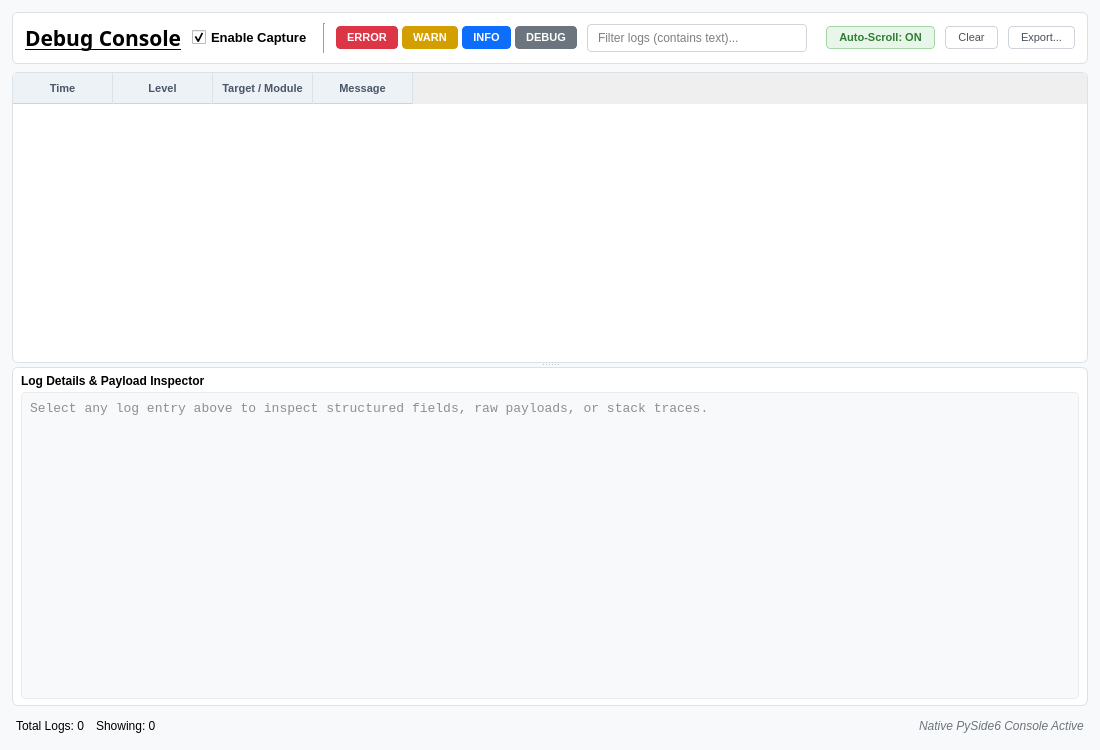
<?xml version="1.0" encoding="UTF-8"?>
<ui version="4.0">
 <class>DebugConsoleForm</class>
 <widget class="QWidget" name="DebugConsoleForm">
  <property name="geometry">
   <rect>
    <x>0</x>
    <y>0</y>
    <width>1100</width>
    <height>750</height>
   </rect>
  </property>
  <property name="windowTitle">
   <string>Debug Console</string>
  </property>
  <property name="styleSheet">
   <string notr="true">
    QWidget#DebugConsoleForm {
      background-color: #F8F9FA;
    }
   </string>
  </property>
  <layout class="QVBoxLayout" name="mainVerticalLayout">
   <property name="spacing">
    <number>8</number>
   </property>
   <property name="leftMargin">
    <number>12</number>
   </property>
   <property name="topMargin">
    <number>12</number>
   </property>
   <property name="rightMargin">
    <number>12</number>
   </property>
   <property name="bottomMargin">
    <number>12</number>
   </property>
   <item>
    <widget class="QFrame" name="frameHeader">
     <property name="styleSheet">
      <string notr="true">
       QFrame#frameHeader {
         background-color: #FFFFFF;
         border: 1px solid #DCE1E7;
         border-radius: 6px;
         padding: 4px;
       }
      </string>
     </property>
     <property name="frameShape">
      <enum>QFrame::Shape::StyledPanel</enum>
     </property>
     <property name="frameShadow">
      <enum>QFrame::Shadow::Raised</enum>
     </property>
     <layout class="QHBoxLayout" name="layoutHeader">
      <property name="spacing">
       <number>10</number>
      </property>
      <property name="leftMargin">
       <number>8</number>
      </property>
      <property name="topMargin">
       <number>6</number>
      </property>
      <property name="rightMargin">
       <number>8</number>
      </property>
      <property name="bottomMargin">
       <number>6</number>
      </property>
      <item>
       <widget class="QLabel" name="lblTitle">
        <property name="font">
         <font>
          <family>DS-Digital</family>
          <pointsize>16</pointsize>
          <bold>true</bold>
          <underline>true</underline>
         </font>
        </property>
        <property name="text">
         <string>Debug Console</string>
        </property>
       </widget>
      </item>
      <item>
       <widget class="QCheckBox" name="chkEnableCapture">
        <property name="font">
         <font>
          <family>Segoe UI</family>
          <pointsize>10</pointsize>
          <bold>true</bold>
         </font>
        </property>
        <property name="text">
         <string>Enable Capture</string>
        </property>
        <property name="checked">
         <bool>true</bool>
        </property>
       </widget>
      </item>
      <item>
       <widget class="Line" name="lineSep1">
        <property name="orientation">
         <enum>Qt::Orientation::Vertical</enum>
        </property>
       </widget>
      </item>
      <item>
       <layout class="QHBoxLayout" name="layoutFilters">
        <property name="spacing">
         <number>4</number>
        </property>
        <item>
         <widget class="QPushButton" name="btnFilterError">
          <property name="styleSheet">
           <string notr="true">
            QPushButton {
              background-color: #F8F9FA;
              color: #DC3545;
              font-weight: bold;
              border: 1px solid #DC3545;
              border-radius: 4px;
              padding: 4px 10px;
              font-size: 11px;
            }
            QPushButton:checked {
              background-color: #DC3545;
              color: #FFFFFF;
            }
           </string>
          </property>
          <property name="text">
           <string>ERROR</string>
          </property>
          <property name="checkable">
           <bool>true</bool>
          </property>
          <property name="checked">
           <bool>true</bool>
          </property>
         </widget>
        </item>
        <item>
         <widget class="QPushButton" name="btnFilterWarn">
          <property name="styleSheet">
           <string notr="true">
            QPushButton {
              background-color: #F8F9FA;
              color: #D39E00;
              font-weight: bold;
              border: 1px solid #D39E00;
              border-radius: 4px;
              padding: 4px 10px;
              font-size: 11px;
            }
            QPushButton:checked {
              background-color: #D39E00;
              color: #FFFFFF;
            }
           </string>
          </property>
          <property name="text">
           <string>WARN</string>
          </property>
          <property name="checkable">
           <bool>true</bool>
          </property>
          <property name="checked">
           <bool>true</bool>
          </property>
         </widget>
        </item>
        <item>
         <widget class="QPushButton" name="btnFilterInfo">
          <property name="styleSheet">
           <string notr="true">
            QPushButton {
              background-color: #F8F9FA;
              color: #0D6EFD;
              font-weight: bold;
              border: 1px solid #0D6EFD;
              border-radius: 4px;
              padding: 4px 10px;
              font-size: 11px;
            }
            QPushButton:checked {
              background-color: #0D6EFD;
              color: #FFFFFF;
            }
           </string>
          </property>
          <property name="text">
           <string>INFO</string>
          </property>
          <property name="checkable">
           <bool>true</bool>
          </property>
          <property name="checked">
           <bool>true</bool>
          </property>
         </widget>
        </item>
        <item>
         <widget class="QPushButton" name="btnFilterDebug">
          <property name="styleSheet">
           <string notr="true">
            QPushButton {
              background-color: #F8F9FA;
              color: #6C757D;
              font-weight: bold;
              border: 1px solid #6C757D;
              border-radius: 4px;
              padding: 4px 10px;
              font-size: 11px;
            }
            QPushButton:checked {
              background-color: #6C757D;
              color: #FFFFFF;
            }
           </string>
          </property>
          <property name="text">
           <string>DEBUG</string>
          </property>
          <property name="checkable">
           <bool>true</bool>
          </property>
          <property name="checked">
           <bool>true</bool>
          </property>
         </widget>
        </item>
       </layout>
      </item>
      <item>
       <widget class="QLineEdit" name="editSearch">
        <property name="minimumSize">
         <size>
          <width>220</width>
          <height>28</height>
         </size>
        </property>
        <property name="styleSheet">
         <string notr="true">
          QLineEdit {
            border: 1px solid #CED4DA;
            border-radius: 4px;
            padding: 2px 8px;
            font-size: 12px;
            background: #FFFFFF;
          }
          QLineEdit:focus {
            border-color: #86B7FE;
          }
         </string>
        </property>
        <property name="placeholderText">
         <string>Filter logs (contains text)...</string>
        </property>
        <property name="clearButtonEnabled">
         <bool>true</bool>
        </property>
       </widget>
      </item>
      <item>
       <spacer name="spacerHeader">
        <property name="orientation">
         <enum>Qt::Orientation::Horizontal</enum>
        </property>
        <property name="sizeHint" stdset="0">
         <size>
          <width>20</width>
          <height>20</height>
         </size>
        </property>
       </spacer>
      </item>
      <item>
       <widget class="QPushButton" name="btnAutoScroll">
        <property name="styleSheet">
         <string notr="true">
          QPushButton {
            background-color: #E8F5E9;
            color: #2E7D32;
            font-weight: bold;
            border: 1px solid #A5D6A7;
            border-radius: 4px;
            padding: 4px 12px;
            font-size: 11px;
          }
          QPushButton:!checked {
            background-color: #F8F9FA;
            color: #6C757D;
            border-color: #CED4DA;
          }
         </string>
        </property>
        <property name="text">
         <string>Auto-Scroll: ON</string>
        </property>
        <property name="checkable">
         <bool>true</bool>
        </property>
        <property name="checked">
         <bool>true</bool>
        </property>
       </widget>
      </item>
      <item>
       <widget class="QPushButton" name="btnClear">
        <property name="styleSheet">
         <string notr="true">
          QPushButton {
            background-color: #FFFFFF;
            color: #495057;
            border: 1px solid #CED4DA;
            border-radius: 4px;
            padding: 4px 12px;
            font-size: 11px;
          }
          QPushButton:hover {
            background-color: #F1F3F5;
            color: #DC3545;
            border-color: #DC3545;
          }
         </string>
        </property>
        <property name="text">
         <string>Clear</string>
        </property>
       </widget>
      </item>
      <item>
       <widget class="QPushButton" name="btnExport">
        <property name="styleSheet">
         <string notr="true">
          QPushButton {
            background-color: #FFFFFF;
            color: #495057;
            border: 1px solid #CED4DA;
            border-radius: 4px;
            padding: 4px 12px;
            font-size: 11px;
          }
          QPushButton:hover {
            background-color: #E7F1FF;
            color: #0D6EFD;
            border-color: #0D6EFD;
          }
         </string>
        </property>
        <property name="text">
         <string>Export...</string>
        </property>
       </widget>
      </item>
     </layout>
    </widget>
   </item>
   <item>
    <widget class="QSplitter" name="splitterConsole">
     <property name="orientation">
      <enum>Qt::Orientation::Vertical</enum>
     </property>
     <property name="childrenCollapsible">
      <bool>false</bool>
     </property>
     <widget class="QTableWidget" name="tableLogs">
      <property name="font">
       <font>
        <family>Consolas</family>
        <pointsize>10</pointsize>
       </font>
      </property>
      <property name="styleSheet">
       <string notr="true">
        QTableWidget {
          background-color: #FFFFFF;
          alternate-background-color: #F8F9FA;
          border: 1px solid #DCE1E7;
          border-radius: 6px;
        }
        QHeaderView::section {
          background-color: #EDF2F7;
          color: #4A5568;
          font-family: 'Segoe UI', sans-serif;
          font-weight: 600;
          font-size: 11px;
          padding: 6px 8px;
          border: none;
          border-right: 1px solid #DCE1E7;
          border-bottom: 1px solid #CBD5E0;
        }
        QTableWidget::item:selected {
          background-color: #CCE8FF;
          color: #000000;
        }
       </string>
      </property>
      <property name="editTriggers">
       <set>QAbstractItemView::EditTrigger::NoEditTriggers</set>
      </property>
      <property name="alternatingRowColors">
       <bool>true</bool>
      </property>
      <property name="selectionMode">
       <enum>QAbstractItemView::SelectionMode::SingleSelection</enum>
      </property>
      <property name="selectionBehavior">
       <enum>QAbstractItemView::SelectionBehavior::SelectRows</enum>
      </property>
      <property name="showGrid">
       <bool>false</bool>
      </property>
      <property name="sortingEnabled">
       <bool>false</bool>
      </property>
      <column>
       <property name="text">
        <string>Time</string>
       </property>
      </column>
      <column>
       <property name="text">
        <string>Level</string>
       </property>
      </column>
      <column>
       <property name="text">
        <string>Target / Module</string>
       </property>
      </column>
      <column>
       <property name="text">
        <string>Message</string>
       </property>
      </column>
     </widget>
     <widget class="QFrame" name="frameDetail">
      <property name="styleSheet">
       <string notr="true">
        QFrame#frameDetail {
          background-color: #FFFFFF;
          border: 1px solid #DCE1E7;
          border-radius: 6px;
        }
       </string>
      </property>
      <property name="frameShape">
       <enum>QFrame::Shape::StyledPanel</enum>
      </property>
      <property name="frameShadow">
       <enum>QFrame::Shadow::Raised</enum>
      </property>
      <layout class="QVBoxLayout" name="layoutDetail">
       <property name="spacing">
        <number>4</number>
       </property>
       <property name="leftMargin">
        <number>8</number>
       </property>
       <property name="topMargin">
        <number>6</number>
       </property>
       <property name="rightMargin">
        <number>8</number>
       </property>
       <property name="bottomMargin">
        <number>6</number>
       </property>
       <item>
        <widget class="QLabel" name="lblDetailHeader">
         <property name="font">
          <font>
           <family>Segoe UI</family>
           <pointsize>9</pointsize>
           <bold>true</bold>
          </font>
         </property>
         <property name="text">
          <string>Log Details &amp; Payload Inspector</string>
         </property>
        </widget>
       </item>
       <item>
        <widget class="QPlainTextEdit" name="textLogDetail">
         <property name="font">
          <font>
           <family>Consolas</family>
           <pointsize>10</pointsize>
          </font>
         </property>
         <property name="styleSheet">
          <string notr="true">
           QPlainTextEdit {
             background-color: #F8F9FA;
             color: #212529;
             border: 1px solid #E9ECEF;
             border-radius: 4px;
             padding: 4px;
           }
          </string>
         </property>
         <property name="readOnly">
          <bool>true</bool>
         </property>
         <property name="placeholderText">
          <string>Select any log entry above to inspect structured fields, raw payloads, or stack traces.</string>
         </property>
        </widget>
       </item>
      </layout>
     </widget>
    </widget>
   </item>
   <item>
    <widget class="QFrame" name="frameStatusBar">
     <property name="maximumSize">
      <size>
       <width>16777215</width>
       <height>28</height>
      </size>
     </property>
     <layout class="QHBoxLayout" name="layoutStatus">
      <property name="spacing">
       <number>12</number>
      </property>
      <property name="leftMargin">
       <number>4</number>
      </property>
      <property name="topMargin">
       <number>2</number>
      </property>
      <property name="rightMargin">
       <number>4</number>
      </property>
      <property name="bottomMargin">
       <number>2</number>
      </property>
      <item>
       <widget class="QLabel" name="lblTotalLogs">
        <property name="font">
         <font>
          <family>Segoe UI</family>
          <pointsize>9</pointsize>
         </font>
        </property>
        <property name="text">
         <string>Total Logs: 0</string>
        </property>
       </widget>
      </item>
      <item>
       <widget class="QLabel" name="lblVisibleLogs">
        <property name="font">
         <font>
          <family>Segoe UI</family>
          <pointsize>9</pointsize>
         </font>
        </property>
        <property name="text">
         <string>Showing: 0</string>
        </property>
       </widget>
      </item>
      <item>
       <spacer name="spacerStatus">
        <property name="orientation">
         <enum>Qt::Orientation::Horizontal</enum>
        </property>
        <property name="sizeHint" stdset="0">
         <size>
          <width>40</width>
          <height>20</height>
         </size>
        </property>
       </spacer>
      </item>
      <item>
       <widget class="QLabel" name="lblStatusNotice">
        <property name="font">
         <font>
          <family>Segoe UI</family>
          <pointsize>9</pointsize>
          <italic>true</italic>
         </font>
        </property>
        <property name="styleSheet">
         <string notr="true">color: #6C757D;</string>
        </property>
        <property name="text">
         <string>Native PySide6 Console Active</string>
        </property>
       </widget>
      </item>
     </layout>
    </widget>
   </item>
  </layout>
 </widget>
 <resources/>
 <connections/>
</ui>
